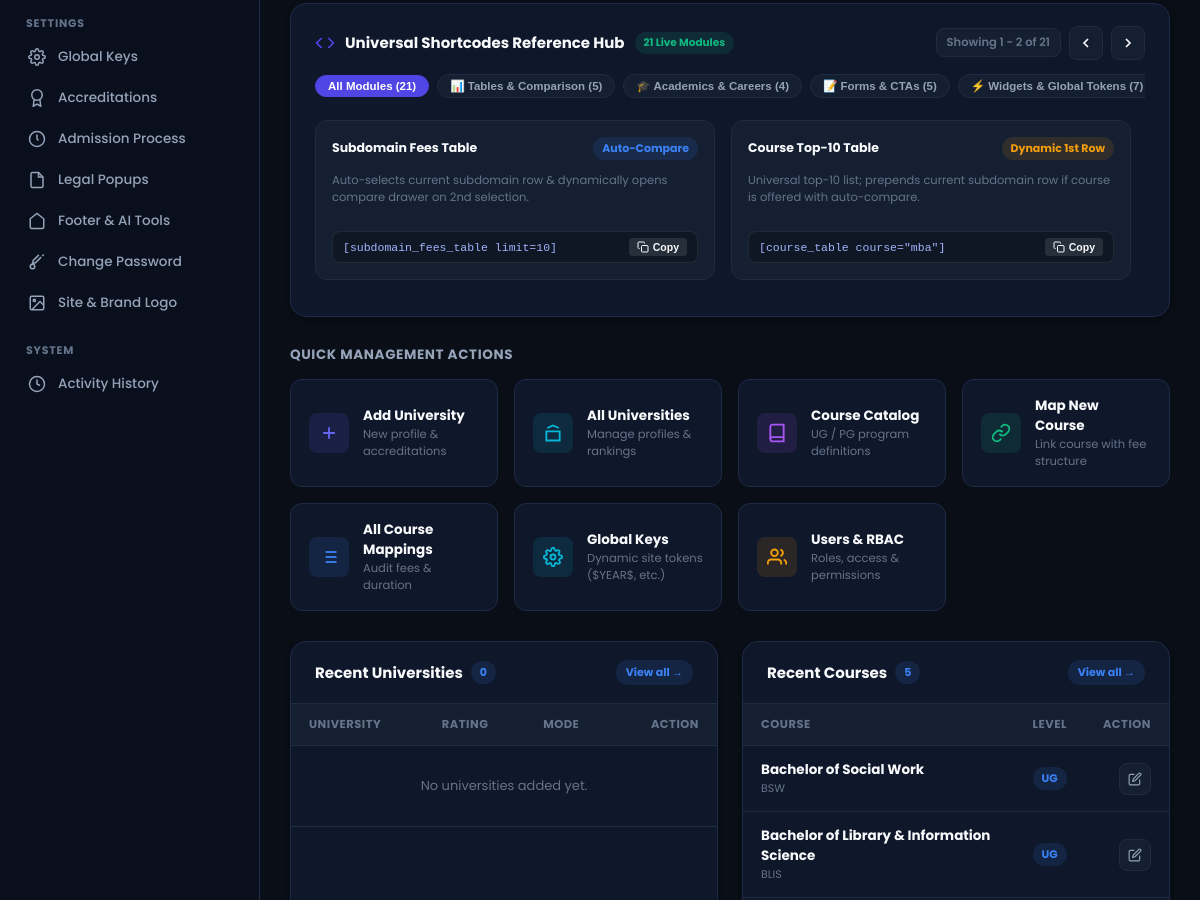
/admin/dashboard.php (signed in, middle part), run on an earlier commit of the app's database.
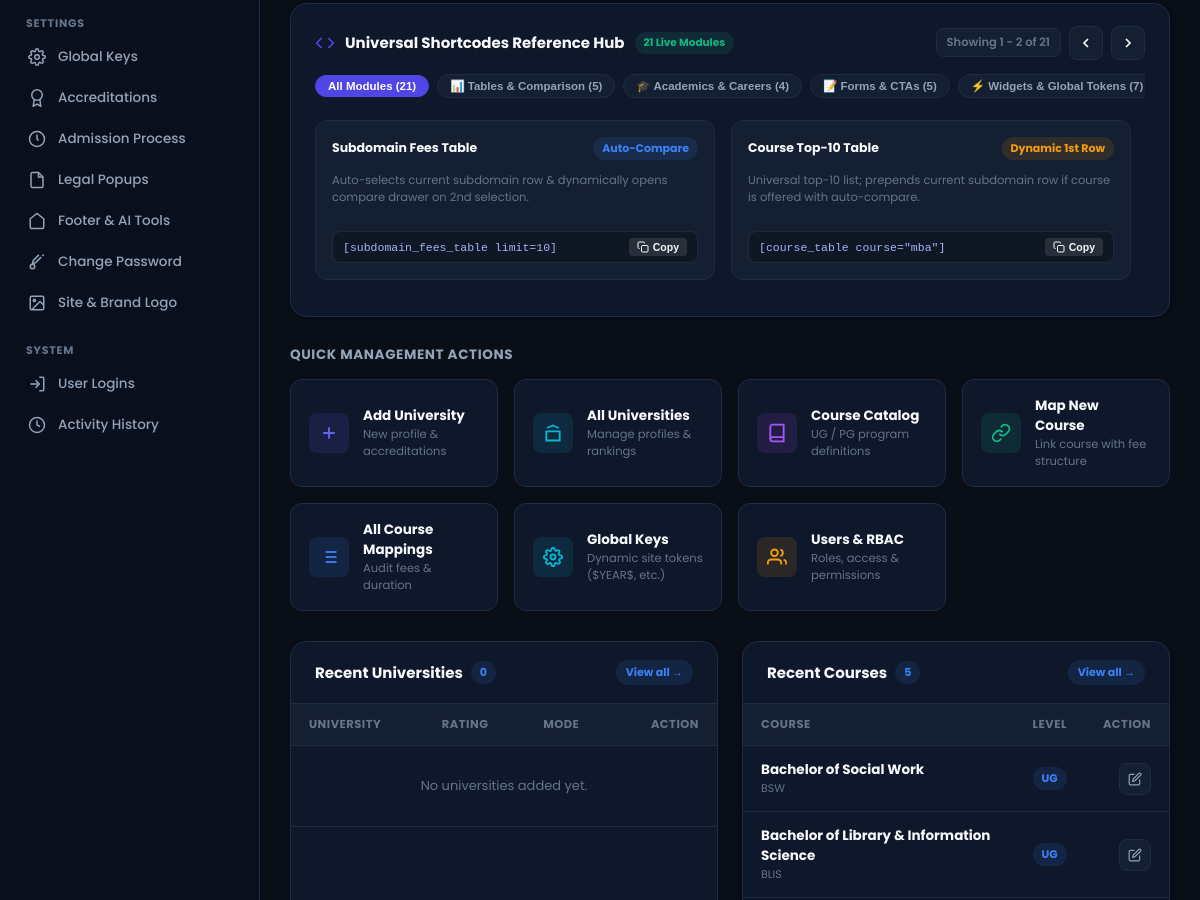
And on a later commit of the database.
### tables this page shows
CREATE TABLE IF NOT EXISTS `sidebar_items` (
  `id` INT UNSIGNED AUTO_INCREMENT PRIMARY KEY,
  `display_name` VARCHAR(100) NOT NULL,
  `page_route` VARCHAR(255) NOT NULL,
  `sort_order` INT DEFAULT 0,
  `active_page_key` VARCHAR(100) NOT NULL,
  `rbac_module_key` VARCHAR(100) NOT NULL,
  `menu_section` VARCHAR(100) DEFAULT 'Manage',
  `icon_svg` TEXT NULL,
  `is_superadmin_only` TINYINT(1) DEFAULT 0,
  `is_active` TINYINT(1) DEFAULT 1,
  `created_at` TIMESTAMP DEFAULT CURRENT_TIMESTAMP
);

CREATE TABLE IF NOT EXISTS `courses` (
  `id` INT UNSIGNED AUTO_INCREMENT PRIMARY KEY,
  `full_name` VARCHAR(255) NOT NULL,
  `short_name` VARCHAR(100) NOT NULL,
  `slug` VARCHAR(100) NOT NULL UNIQUE,
  `level` ENUM('UG', 'PG', 'Diploma', 'Certificate') DEFAULT 'PG',
  `description` TEXT NULL,
  `created_at` TIMESTAMP DEFAULT CURRENT_TIMESTAMP
);

### admin/includes/rbac.php (called while the page is built, shortened)
<?php
function is_superadmin() {
    return !empty($_SESSION['is_superadmin']);
}
    ?>
    <?php
function get_user_sidebar_items() {
    $db = get_db_connection();
    if (is_superadmin()) {
        $stmt = $db->query("SELECT * FROM sidebar_items WHERE is_active = 1 ORDER BY sort_order ASC, id ASC");
        $items = $stmt->fetchAll();
        if (!empty($items)) return $items;
    }
    $role_id = $_SESSION['user_role_id'] ?? 0;
    $stmt = $db->prepare("
        SELECT si.*
        FROM sidebar_items si
        INNER JOIN role_sidebar_access rsa ON si.id = rsa.sidebar_item_id
        WHERE rsa.role_id = :role_id AND si.is_active = 1 AND si.is_superadmin_only = 0
        ORDER BY si.sort_order ASC, si.id ASC
    ");
    $stmt->execute(['role_id' => $role_id]);
    return $stmt->fetchAll();
}

### admin/redis/Sode_Redis.php (called while the page is built, shortened)
<?php
require_once __DIR__ . '/RedisClient.php';
class Sode_Redis
{
    protected static $client = null;
    protected static $connectionAttempted = false;
    protected static $isAvailable = false;
    public static function client()
    {
        if (self::$connectionAttempted) {
            return self::$client;
        }
        self::$connectionAttempted = true;
        $host = defined('REDIS_HOST') ? REDIS_HOST : '127.0.0.1';
        $port = defined('REDIS_PORT') ? REDIS_PORT : 6379;
        $pass = defined('REDIS_PASS') ? REDIS_PASS : null;
        $timeout = defined('REDIS_TIMEOUT') ? REDIS_TIMEOUT : 1.5;
        try {
            $pure = new Sode_Pure_Redis_Client($host, $port, $pass, $timeout);
        } catch (Throwable $e) {
            self::$isAvailable = false;
            self::$client = null;
        }
        return self::$client;
    }
    public static function isAvailable()
    {
        return self::$isAvailable;
    }
    public static function remember($key, $ttl, callable $callback)
    {
        $fresh = $callback();
        return $fresh;
    }
}

### admin/redis/RedisClient.php (called while the page is built, shortened)
<?php
class Sode_Pure_Redis_Client
{
    protected $socket = null;
    protected $host;
    protected $port;
    protected $timeout;
    protected $isConnected = false;
    public function __construct($host = '127.0.0.1', $port = 6379, $password = null, $timeout = 1.5)
    {
        $this->host = $host;
        $this->port = (int)$port;
        $this->timeout = (float)$timeout;
    }
    public function isConnected()
    {
        return $this->isConnected && is_resource($this->socket);
    }
    public function connect()
    {
        $errno = 0;
        $errstr = '';
        $socket = @stream_socket_client(
            "tcp://{$this->host}:{$this->port}",
            $errno,
            $errstr,
            $this->timeout,
            STREAM_CLIENT_CONNECT
        );
        if (!$socket) {
            $this->isConnected = false;
            return false;
        }
        $this->socket = $socket;
        $this->isConnected = true;
        return true;
    }
}

### admin/dashboard.php (the view, shortened to what the changed rows need)
<?php
$is_super = is_superadmin();
$active_page_key = 'dashboard';
$db = get_db_connection();
$dashboard_cache = Sode_Redis::remember('admin:dashboard:metrics:' . ($is_super ? 'super' : 'user'), 300, function() use ($db, $is_super) {
    $stats = [];
    $stats['total_unis'] = (int)$db->query("SELECT COUNT(*) FROM universities")->fetchColumn();
    $stats['total_courses'] = (int)$db->query("SELECT COUNT(*) FROM courses")->fetchColumn();
    $stats['total_mappings'] = (int)$db->query("SELECT COUNT(*) FROM university_course_mappings")->fetchColumn();
    $stats['total_global_keys'] = 0;
    $stats['recent_global_keys'] = [];
    try {
        $stats['total_global_keys'] = (int)$db->query("SELECT COUNT(*) FROM global_keys WHERE is_active = 1")->fetchColumn();
        $stats['recent_global_keys'] = $db->query("
            SELECT id, key_code, key_value, description, is_active
            FROM global_keys
            WHERE is_active = 1
            ORDER BY id DESC LIMIT 5
        ")->fetchAll();
    } catch (Exception $e) {}
    $stats['total_users'] = $is_super ? (int)$db->query("SELECT COUNT(*) FROM users")->fetchColumn() : 0;
    $stats['recent_unis'] = $db->query("
        SELECT id, full_name, short_name, rating, mode, created_at, logo_url
        FROM universities
        ORDER BY id DESC LIMIT 5
    ")->fetchAll();
    $stats['recent_courses'] = $db->query("
        SELECT id, full_name, short_name, level, created_at
        FROM courses
        ORDER BY id DESC LIMIT 5
    ")->fetchAll();
    $stats['recent_mappings'] = $db->query("
        SELECT ucm.id, u.short_name AS uni_name, u.logo_url, c.short_name AS course_name, u.mode, ucm.per_semester_fee, ucm.total_program_fee, ucm.created_at
        FROM university_course_mappings ucm
        INNER JOIN universities u ON ucm.university_id = u.id
        INNER JOIN courses c ON ucm.course_id = c.id
        ORDER BY ucm.id DESC LIMIT 5
    ")->fetchAll();
    return $stats;
});
$recent_courses = $dashboard_cache['recent_courses'] ?? [];
require_once ADMIN_PATH . '/includes/header.php';
?>
<div class="shortcode-hub-card">
    <div class="shortcode-slider-track" id="shortcodeSliderTrack">
        <?php foreach ($universal_shortcodes as $idx => $sc): ?>
            <div class="shortcode-card-slide" data-cat="<?php echo htmlspecialchars($sc['category']); ?>">
                <div>
                    <div class="shortcode-item-top">
                        <span class="shortcode-name"><?php echo htmlspecialchars($sc['name']); ?></span>
                        <span class="badge <?php echo htmlspecialchars($sc['badge_cls']); ?>"><?php echo htmlspecialchars($sc['badge']); ?></span>
                    </div>
                    <div class="shortcode-desc">
                        <?php echo htmlspecialchars($sc['desc']); ?>
                    </div>
                </div>
                <div class="shortcode-code-box">
                    <code><?php echo htmlspecialchars($sc['code']); ?></code>
                    <button type="button" class="shortcode-copy-btn" onclick="copyShortcode(<?php echo htmlspecialchars(json_encode($sc['code'])); ?>, this)">
                        <svg width="12" height="12" viewBox="0 0 24 24" fill="none" stroke="currentColor" stroke-width="2"><rect x="9" y="9" width="13" height="13" rx="2" ry="2"></rect><path d="M5 15H4a2 2 0 0 1-2-2V4a2 2 0 0 1 2-2h9a2 2 0 0 1 2 2v1"></path></svg>
                        <span>Copy</span>
                    </button>
                </div>
            </div>
        <?php endforeach; ?>
    </div>
</div>
<div style="display:grid; grid-template-columns: repeat(auto-fit, minmax(290px, 1fr)); gap:24px;">
    <div class="admin-card card-overflow-hidden">
        <div class="table-responsive">
            <table class="admin-table">
                <thead>
                    <tr>
                        <th>University</th>
                        <th>Rating</th>
                        <th>Mode</th>
                        <th style="text-align:right;">Action</th>
                    </tr>
                </thead>
            </table>
        </div>
    </div>
    <div class="admin-card card-overflow-hidden">
        <div class="table-responsive">
            <table class="admin-table">
                <thead>
                    <tr>
                        <th>Course</th>
                        <th>Level</th>
                        <th style="text-align:right;">Action</th>
                    </tr>
                </thead>
                <tbody>
                    <?php if (empty($recent_courses)): ?>
                        <tr><td colspan="3" style="text-align:center; color:var(--text-dim); padding:30px;">No courses added yet.</td></tr>
                    <?php else: ?>
                        <?php foreach ($recent_courses as $c): ?>
                            <tr>
                                <td>
                                    <div>
                                        <strong style="font-size:13.5px; color:var(--text-main);"><?php echo htmlspecialchars($c['full_name']); ?></strong>
                                        <?php if (!empty($c['short_name'])): ?>
                                            <div style="font-size:11px; color:var(--text-dim);"><?php echo htmlspecialchars($c['short_name']); ?></div>
                                        <?php endif; ?>
                                    </div>
                                </td>
                                <td>
                                    <span class="badge badge-info"><?php echo htmlspecialchars($c['level'] ?? 'PG'); ?></span>
                                </td>
                                <td style="text-align:right;">
                                    <a href="<?php echo BASE_URL; ?>/modules/courses/index.php?edit_id=<?php echo $c['id']; ?>" class="action-btn" title="Edit Course">
                                        <svg width="14" height="14" viewBox="0 0 24 24" fill="none" stroke="currentColor" stroke-width="2"><path d="M11 4H4a2 2 0 0 0-2 2v14a2 2 0 0 0 2 2h14a2 2 0 0 0 2-2v-7"></path><path d="M18.5 2.5a2.121 2.121 0 0 1 3 3L12 15l-4 1 1-4 9.5-9.5z"></path></svg>
                                    </a>
                                </td>
                            </tr>
                        <?php endforeach; ?>
                    <?php endif; ?>
                </tbody>
            </table>
        </div>
    </div>
</div>
<?php
require_once ADMIN_PATH . '/includes/footer.php';
?>

### admin/includes/sidebar.php (shortened to what the changed rows need)
<?php
$sidebar_items = get_user_sidebar_items();
$grouped_items = [];
foreach ($sidebar_items as $item) {
    $section = !empty($item['menu_section']) ? strtoupper($item['menu_section']) : 'MANAGE';
    $grouped_items[$section][] = $item;
}
if (empty($active_page_key)) {
    $current_script = str_replace('\\', '/', $_SERVER['SCRIPT_NAME'] ?? $_SERVER['PHP_SELF'] ?? '');
    if (preg_match('#/modules/([^/]+)/#', $current_script, $matches)) {
        $current_page_key = $matches[1];
    } elseif (strpos($current_script, 'dashboard.php') !== false) {
        $current_page_key = 'dashboard';
    } else {
        $current_page_key = '';
    }
} else {
    $current_page_key = $active_page_key;
}
?>
<aside class="app-sidebar" id="app-sidebar">
    <nav class="sidebar-nav">
        <?php foreach ($grouped_items as $section_title => $section_items): ?>
            <div class="nav-section">
                <div class="nav-section-title"><?php echo htmlspecialchars($section_title); ?></div>
                <ul class="nav-list">
                    <?php foreach ($section_items as $item):
                        $route = (strpos($item['page_route'], 'http') === 0) ? $item['page_route'] : BASE_URL . '/' . ltrim($item['page_route'], '/');
                        $is_active = ($current_page_key !== '' && $current_page_key === $item['active_page_key']);
                    ?>
                        <li class="nav-item <?php echo $is_active ? 'active' : ''; ?>">
                            <a href="<?php echo htmlspecialchars($route); ?>">
                                <?php if (!empty($item['icon_svg'])): ?>
                                    <?php echo $item['icon_svg']; ?>
                                <?php else: ?>
                                    <svg width="18" height="18" viewBox="0 0 24 24" fill="none" stroke="currentColor" stroke-width="2"><circle cx="12" cy="12" r="4"></circle></svg>
                                <?php endif; ?>
                                <span><?php echo htmlspecialchars($item['display_name']); ?></span>
                            </a>
                        </li>
                    <?php endforeach; ?>
                </ul>
            </div>
        <?php endforeach; ?>
    </nav>
</aside>

What changed in the data, as far as the page shows it:
added sidebar_items: display_name "User Logins", shown under "SYSTEM"
